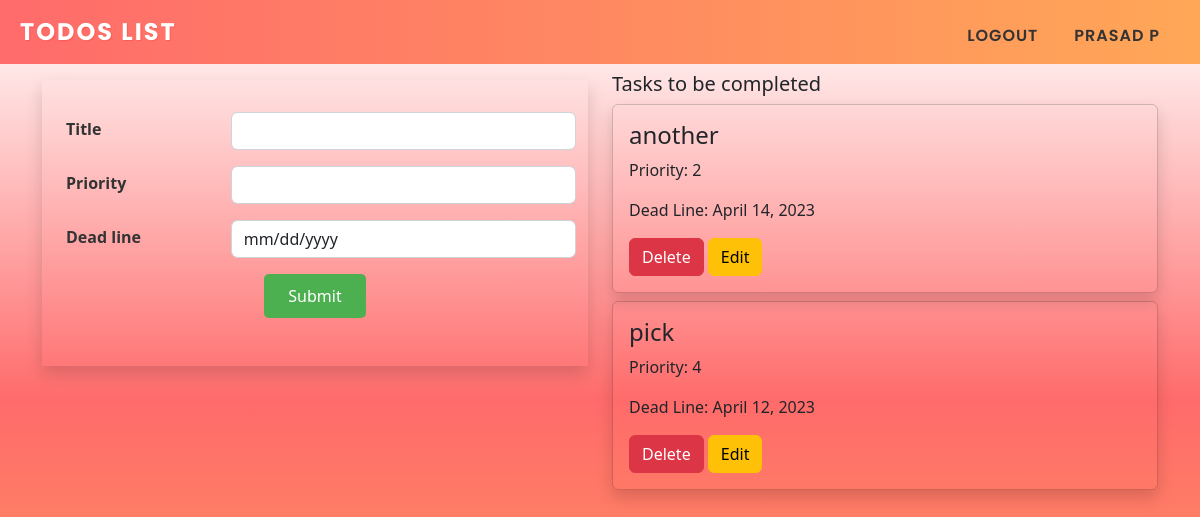
/ (signed in), run on the app's committed database.
### todoapp/models.py (models this page shows, shortened)
class Task(models.Model):
    title = models.CharField(max_length=250)
    user = models.ForeignKey(User, on_delete=models.CASCADE)
    priority = models.IntegerField()
    date = models.DateField()

### todoapp/views.py (the view, shortened to what this page needs)
# urls.py: path('',views.index,name='index'),
@login_required(login_url='account:login')
def index(request):
    user = request.user
    tasks = Task.objects.filter(user=user).order_by('priority')
    form = TodoForm()
    return render(request, 'index.html', {'tasks': tasks, 'form': form,'today':date.today().strftime('%Y-%m-%d')})

### todoapp/forms.py
class TodoForm(forms.ModelForm):
    class Meta:
        model = Task
        fields = ['title', 'priority', 'date']

### templates/index.html (shortened to what this page needs)
 {% extends 'base.html' %}
    {% block body %}
    <div class="container">
        <div class="row">
                <div class="col-md-6 mt-2">
                        <form method="POST" class="shadow p-4 mt-2" action="{% url 'todoapp:index' %}">
                                <div class="form-label">
                                <div class="row mb-3 pt-2 form-group">
                                        <label for="title">Title</label>
                                        <input type="text" class="form-control" id="title" name="title">
                                </div>
                                <div class="row mb-3 form-group">
                                        <label for="priority">Priority</label>
                                        <input type="number" class="form-control" id="priority" name="priority">
                                </div>
                                <div class="row mb-3 form-group">
                                        <label for="session-date">Dead line</label>
                                        <input type="date" class="form-control" name="date" id="session-date" placeholder="Deadline" min="{{ today }}">
                                </div>
                                <div class="m-3 pb-2 text-center">
                                        <input class="btn btn-success todo-submit" type="submit">
                                </div>
                        </div>
                        </form>
                </div>
                <div class="col-md-6 mt-2">
                        <h5>Tasks to be completed</h5>
                {% if tasks %}
                    {% for task in tasks %}
                        <div class="card shadow mb-2">
                            <div class="card-body">
                                <h4 class="card-title">{{ task.title }}</h4>
                                <p class="card-text">Priority: {{ task.priority }}</p>
                                <p class="card-text">Dead Line: {{ task.date }}</p>
                                <a href="{% url 'todoapp:delete' task.id %}" class="btn btn-danger">Delete</a>
                                <a href="{% url 'todoapp:update' task.id %}" class="btn btn-warning">Edit</a>
                            </div>
                        </div>
                    {% endfor %}
                {% else %}
                    <p>No tasks found.</p>
                {% endif %}
                </div>
        </div>
    </div>
    {% endblock %}

### templates/base.html (shortened to what this page needs)
{% load static %}
<!DOCTYPE html>
<html lang="en">
<head>
    <link rel="stylesheet" href="{% static 'bootstrap-5.2.2-dist/css/bootstrap.css' %}">
    <link rel="stylesheet" href="https://use.fontawesome.com/releases/v5.15.3/css/all.css">
    <link rel="stylesheet" href="{% static 'css/style.css' %}">
</head>
<body>
  <nav class="navbar navbar-expand-sm bg-body-tertiary">
    <div class="container-fluid justify-content-between">
      <a class="navbar-brand ms-2" href="/">Todos List</a>
      <div class="collapse navbar-collapse text-end" id="navbarSupportedContent">
        <ul class="navbar-nav ms-auto mt-2 mb-lg-0">
          {% if user.is_authenticated %}
          <li class="nav-item">
            <a class="nav-link" href="{% url 'account:logout' %}">logout</a>
          </li>
          <li class="nav-item">
            <a class="nav-link" href="/">{{user.first_name}} {{user.last_name}}</a>
          </li>
          {% endif %}
        </ul>
      </div>
    </div>
  </nav>
    {% block body %}
    {% endblock %}
</body>
</html>

### static/css/style.css (style rules this page uses)
body { background: linear-gradient(to bottom, white, #ff6b6b 50%, #ffa757); background-repeat: no-repeat; min-height: 100vh; }
.navbar-brand { display: grid; place-items: center; }
input#session-date { display: inline-block; position: relative; }
.navbar { background: linear-gradient(to right, #ff6b6b, #ffa757); }
.navbar-nav a { color: white; }
.navbar-brand { font-family: 'Poppins', sans-serif; font-size: 1.5rem; font-weight: bold; text-transform: uppercase; letter-spacing: 2px; color: #fff; text-shadow: 1px 1px 1px rgba(238, 10, 10, 0.2); transition: all 0.2s ease-in-out; }
.navbar-nav a { font-family: 'Poppins', sans-serif; font-weight: 600; font-size: 1rem; color: #333; text-transform: uppercase; letter-spacing: 1px; margin-right: 20px; transition: all 0.2s ease-in-out; }
.form-label .row { display: flex; align-items: center; }
.form-label label { margin-bottom: 0; padding-right: 5px; flex: 1; font-size: 1rem; font-weight: bold; color: #333; margin-bottom: 5px; }
.form-label input { flex: 2; }
.todo-submit { background-color: #4CAF50; color: white; border: none; padding: 10px 24px; cursor: pointer; border-radius: 5px; }
.card { background-color: inherit; }

### data on the page
Task: title "another", priority "2", date "April 14, 2023"
Task: title "pick", priority "4", date "April 12, 2023"

### other printed values
{{ user.first_name }} "PRASAD"
{{ user.last_name }} "P"
